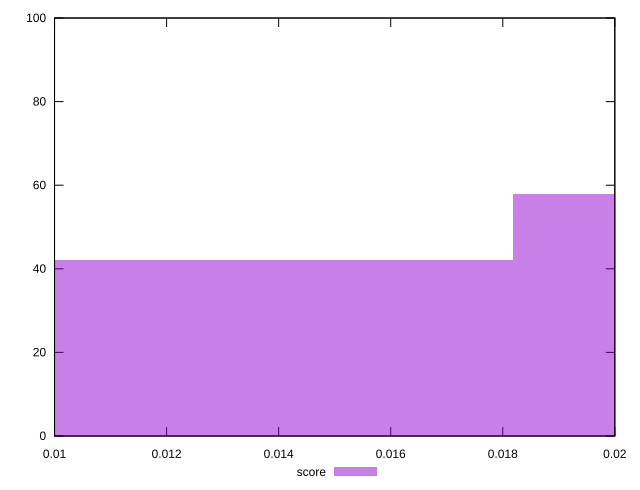

Source code (gnuplot):
reset

$score <<EOF
0.012123615546818955 42
0.02424723109363791 58
EOF

set key outside below
set boxwidth 0.012123615546818955
set xrange [0.01:0.02]
set yrange [0:100]
set trange [0:100]
set style fill transparent solid 0.5 noborder
set terminal svg size 640, 490 enhanced background rgb 'white'
set output "report_00021_2021-02-20T09:16:39.615Z/cumulative-layout-shift/samples/pages+cached/score/histogram.svg"

plot $score title "score" with boxes

reset
